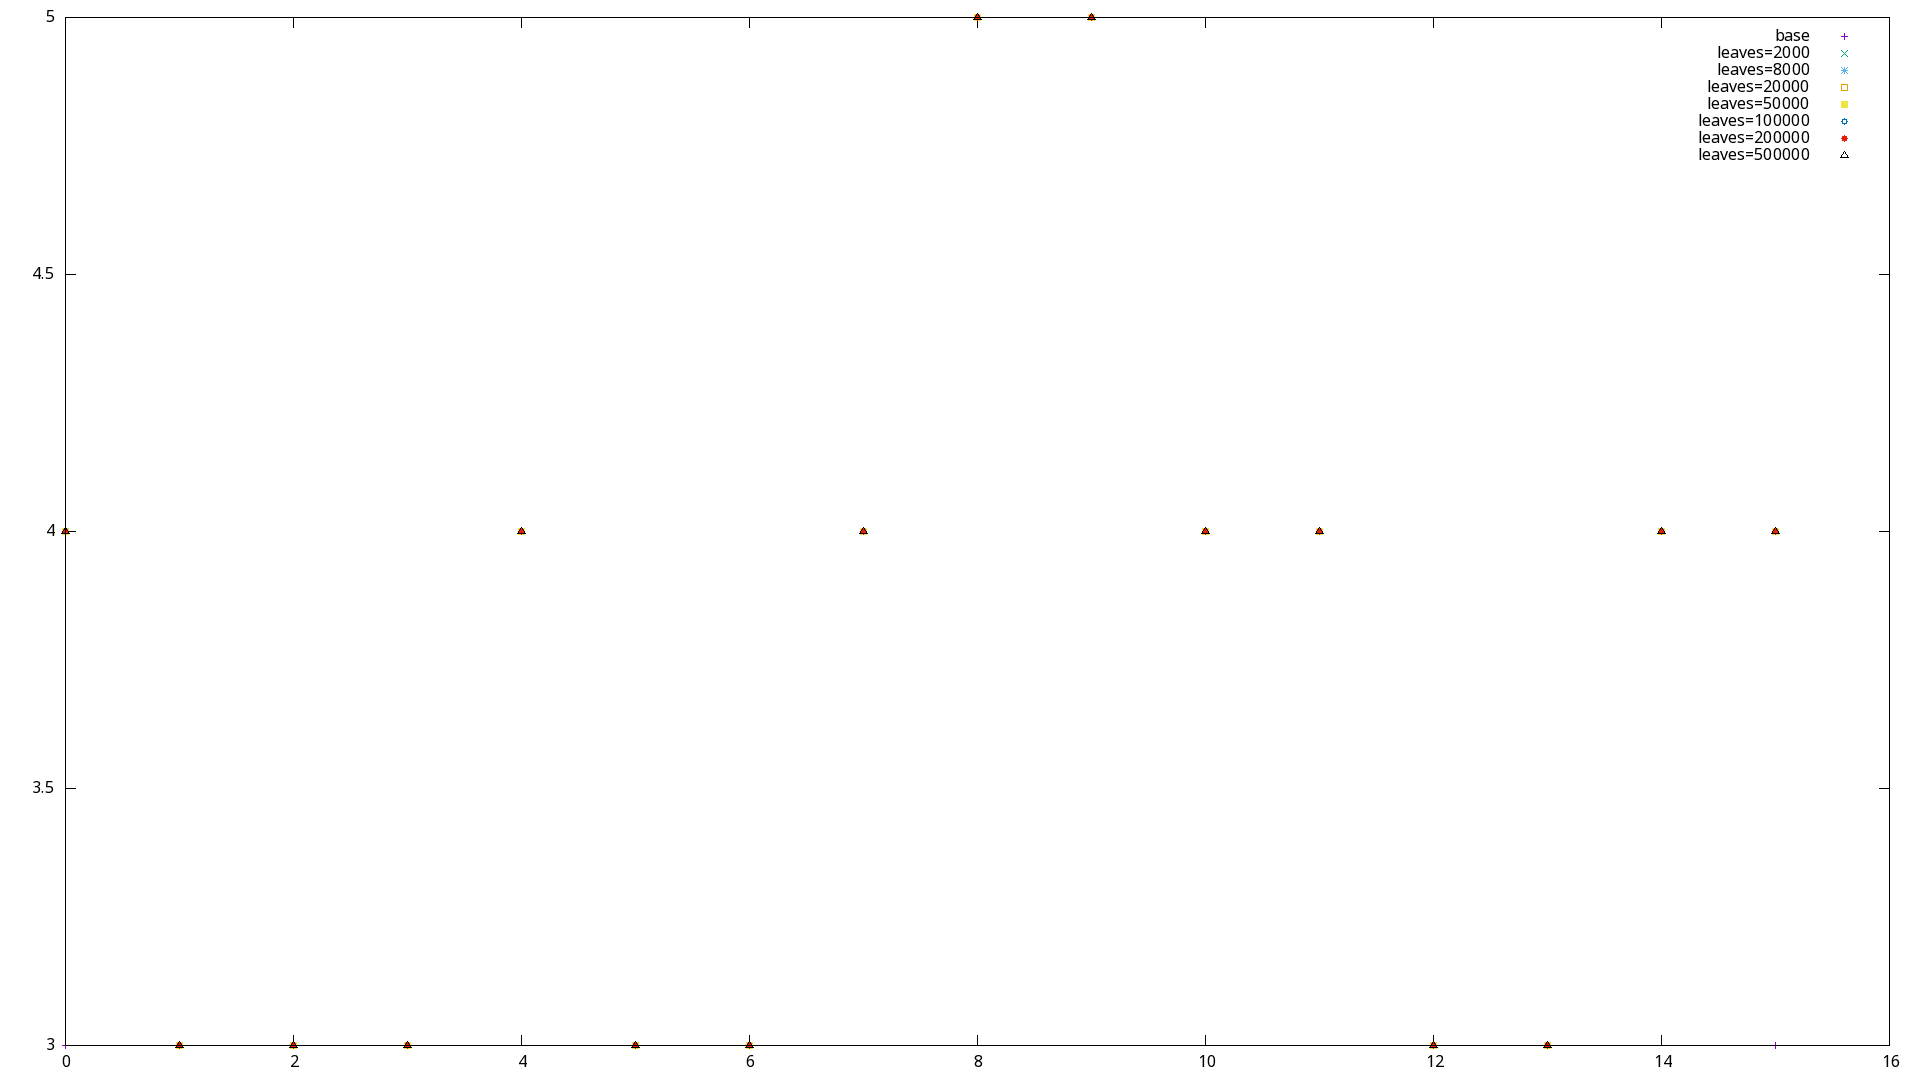

Write the gnuplot code that produced this figure.
set terminal png size 1920,1080
set output '04_enemies.png'
plot '04_enemies_base.dat' title 'base', '04_enemies_2000.dat' title 'leaves=2000', '04_enemies_8000.dat' title 'leaves=8000', '04_enemies_20000.dat' title 'leaves=20000', '04_enemies_50000.dat' title 'leaves=50000', '04_enemies_100000.dat' title 'leaves=100000', '04_enemies_200000.dat' title 'leaves=200000', '04_enemies_500000.dat' title 'leaves=500000'